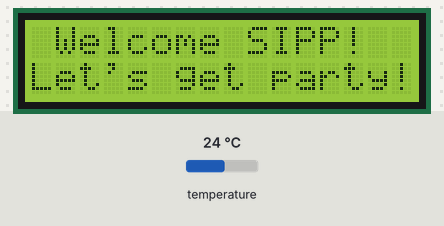
Bench run of a sketch on a simulated Arduino Uno, built with avr-gcc and run on an emulated ATmega328P. Shown: 16×2 character LCD. The inputs (shaded band) are chosen by the test bench; at power-on: temperature 24 °C. The local clock reads 2024-03-15 10:24:30 at power-on unless the sketch sets it.

Above: at 2.2 s.
At 8.3 s:
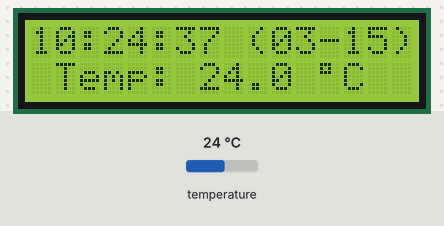
8.4 s: temperature set to 12 °C
At 9.8 s:
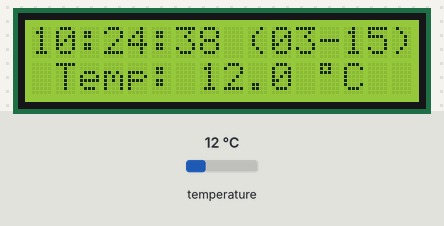
11.5 s: temperature set to 19 °C
At 12.8 s:
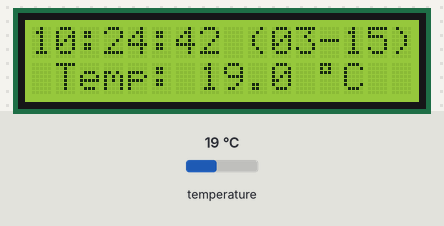
14.6 s: temperature set to 28 °C
At 16.0 s:
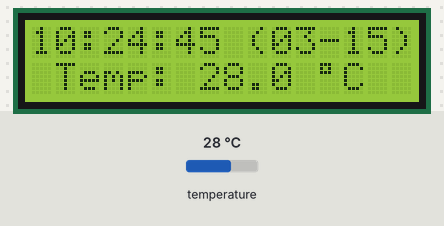
Timing chart, 0 to 17.6 s (numbered marks = the images above; inputs shaded):
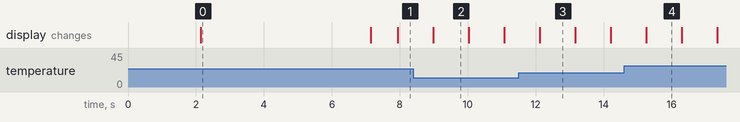

The sketch:

djbooth_sensor.ino
```cpp
#include <OneWire.h>
#include <DallasTemperature.h>
#include <LiquidCrystal_I2C.h>
#include <Wire.h>
#include <RTClib.h>

RTC_DS3231 rtc; // Real-time module

#define ONE_WIRE_BUS 2  // Data cable on D2

// I2C address, values 0x27 or 0x3F
LiquidCrystal_I2C lcd(0x27, 16, 2);  // 16x2 LCD display, I2C address: 0x27 or 0x3F


// Temperature sensor
OneWire oneWire(ONE_WIRE_BUS);
DallasTemperature sensors(&oneWire);

void setup() {
  // Init time module
  Serial.begin(9600);

  String statusMessage = "";

  if (!rtc.begin()) {
    statusMessage = "Couldn't find RTC";
    Serial.println(statusMessage);
    while (1);
  }

  if (rtc.lostPower()) {
    // If the RTC lost power and you need to set the time, uncomment the following line and adjust the date and time.
    rtc.adjust(DateTime(F(__DATE__), F(__TIME__)));
  }

  sensors.begin(); // Temperature sensor init

  lcd.begin(16, 2);  // Display size: 16 column és 2 row
  lcd.backlight();   // Backlight on

  // ***********************
  // Version information
  // ***********************
  lcd.setCursor(0, 0);   // First row, first position
  lcd.print(" Version: 1.1.0 ");

  lcd.setCursor(0, 1);   // Second row, first position
  lcd.print("- Cloud Mentor -");
  delay(2000); // Wait
  lcd.clear(); // Clear screen

  // ***********************
  // Welcome message
  // ***********************
  lcd.setCursor(0, 0);   // First row, first position
  lcd.print(" Welcome SIPP!");

  lcd.setCursor(0, 1);   // Second row, first position
  lcd.print("Let's get party!");
  delay(5000); // Wait
  lcd.clear(); // Clear screen
}

void loop() {
  // Temp sensor
  sensors.requestTemperatures(); // Get temperature from sensor
  float temperatureC = sensors.getTempCByIndex(0); // convert it to celsius

  // Time module
  char currentTime[20];
  DateTime now = rtc.now();
  sprintf(currentTime, "%02d:%02d:%02d (%02d-%02d)", now.hour(), now.minute(), now.second() ,now.month(), now.day());

  // ***********************
  // First Row
  // ***********************
  lcd.setCursor(0, 0);   // First row, first position
  lcd.print(currentTime);

  // ***********************
  // Second Row
  // ***********************
  String tempRow = " Temp: " + String(temperatureC, 1);  // Limit to 1 decimal point
  lcd.setCursor(0, 1);   // Second row, first position
  lcd.print(tempRow);
  lcd.print(" "); // Print a space
  lcd.print((char) 223); // º character
  lcd.print("C"); // Celsius

  // Wait before restart the sequence (250 ms)
  delay(250);
}
```

Measured:
- what the display in image 0 shows lasts 5.0 s, from 2.1 s to 7.1 s
- what the display in image 2 shows lasts 1.0 s, from 9.0 s to 10.0 s
